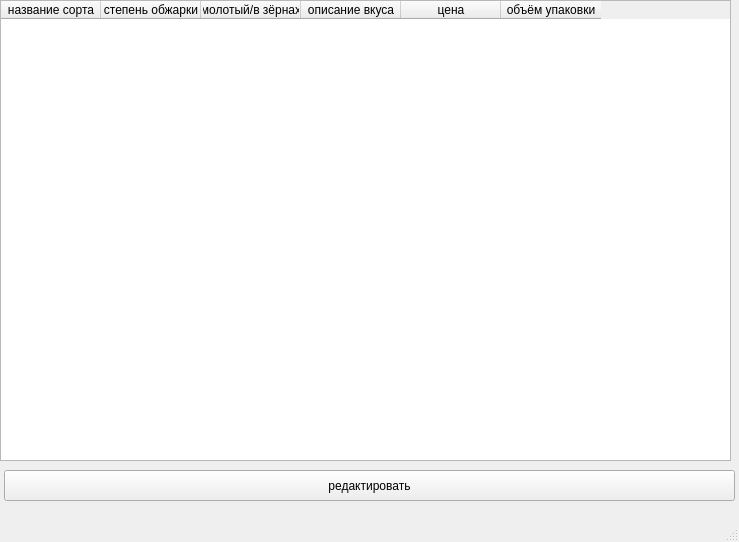
<?xml version="1.0" encoding="UTF-8"?>
<ui version="4.0">
 <class>MainWindow</class>
 <widget class="QMainWindow" name="MainWindow">
  <property name="geometry">
   <rect>
    <x>0</x>
    <y>0</y>
    <width>739</width>
    <height>542</height>
   </rect>
  </property>
  <property name="windowTitle">
   <string>MainWindow</string>
  </property>
  <widget class="QWidget" name="centralwidget">
   <widget class="QTableWidget" name="tableWidget">
    <property name="geometry">
     <rect>
      <x>0</x>
      <y>0</y>
      <width>731</width>
      <height>461</height>
     </rect>
    </property>
    <column>
     <property name="text">
      <string>название сорта</string>
     </property>
    </column>
    <column>
     <property name="text">
      <string>степень обжарки</string>
     </property>
    </column>
    <column>
     <property name="text">
      <string>молотый/в зёрнах</string>
     </property>
    </column>
    <column>
     <property name="text">
      <string>описание вкуса</string>
     </property>
    </column>
    <column>
     <property name="text">
      <string>цена</string>
     </property>
    </column>
    <column>
     <property name="text">
      <string>объём упаковки</string>
     </property>
    </column>
   </widget>
   <widget class="QPushButton" name="pushButton">
    <property name="geometry">
     <rect>
      <x>4</x>
      <y>470</y>
      <width>731</width>
      <height>31</height>
     </rect>
    </property>
    <property name="text">
     <string>редактировать</string>
    </property>
   </widget>
  </widget>
  <widget class="QMenuBar" name="menubar">
   <property name="geometry">
    <rect>
     <x>0</x>
     <y>0</y>
     <width>739</width>
     <height>21</height>
    </rect>
   </property>
  </widget>
  <widget class="QStatusBar" name="statusbar"/>
 </widget>
 <resources/>
 <connections/>
</ui>
